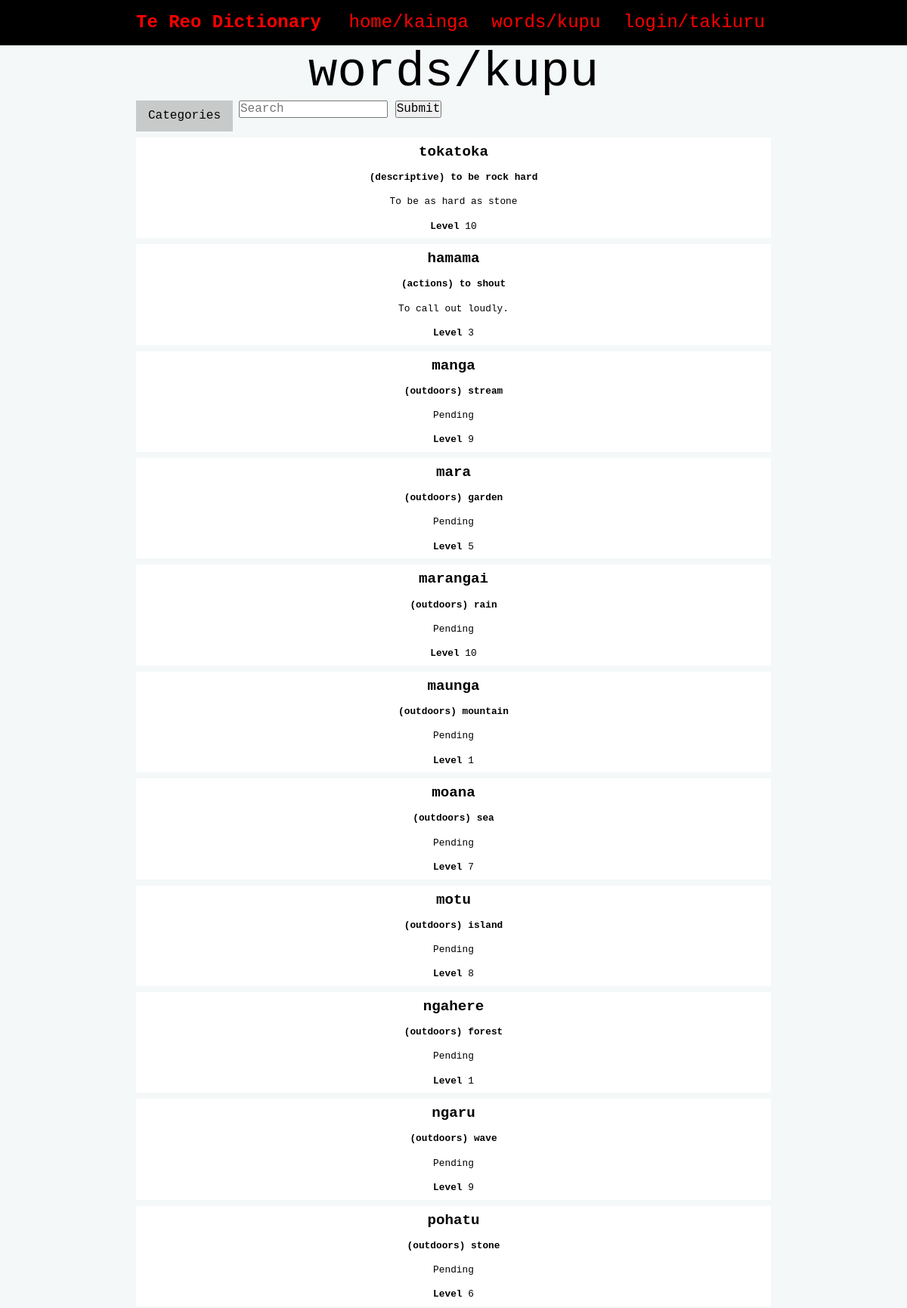
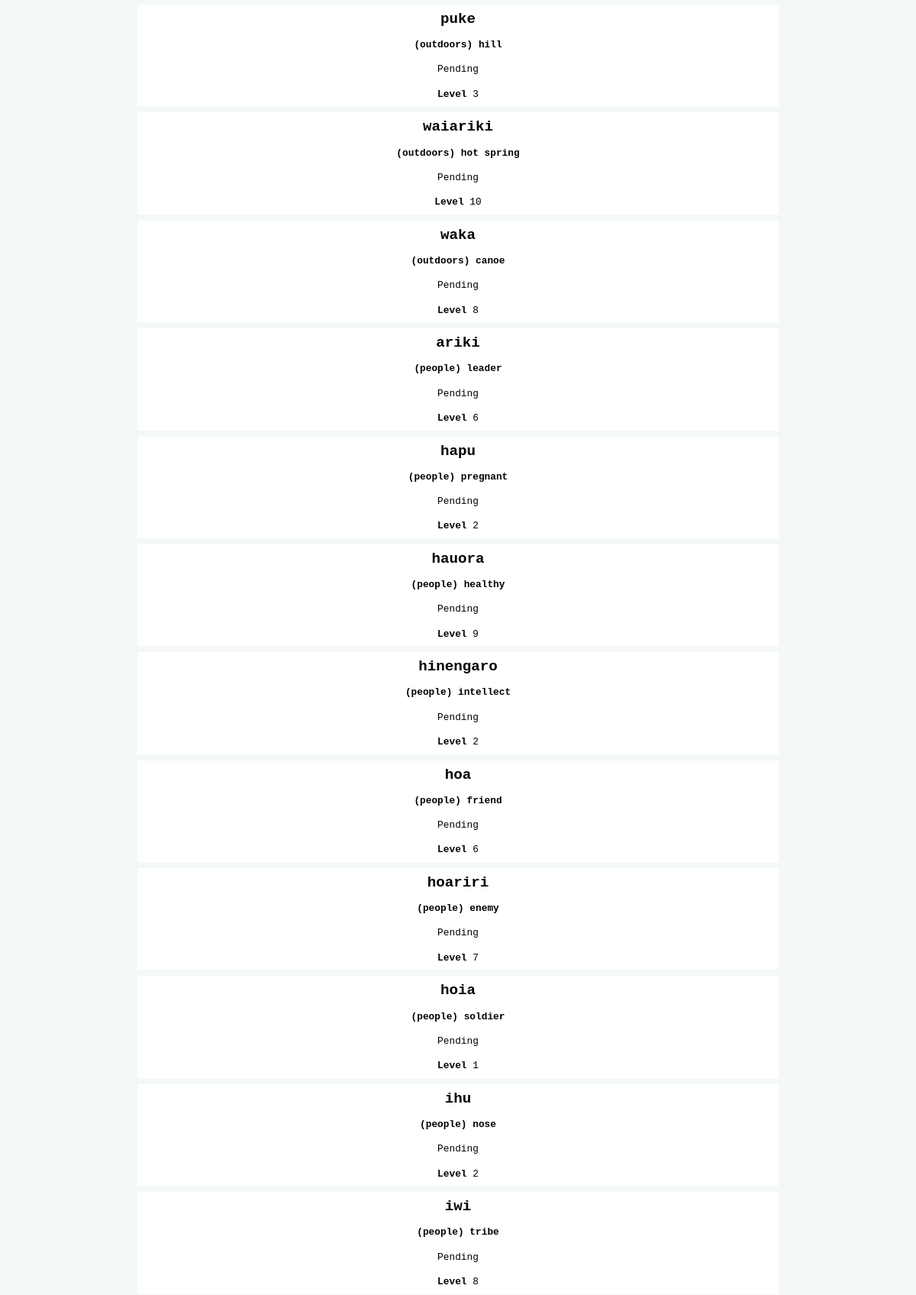
/database/-1 (upper part), run on the app's committed database (2 pictures, top to bottom).
### tables this page shows
CREATE TABLE "entries"
(
    id          integer                            not null
        primary key autoincrement
        unique,
    maori       varchar(85)                        not null,
    english     varchar(40)                        not null,
    definition  varchar(300) default 'Pending',
    level       tinyint                            not null,
    image       varchar(44)  default 'noimage.png' not null,
    category_id integer                            not null
        constraint entries_category_id_fk
            references categories,
    user_id     integer      default 1
        constraint entries_user_id_fk
            references users,
    date        datetime     default current_timestamp
);

CREATE TABLE "categories"
(
    id      integer                            not null
        primary key autoincrement
        unique,
    name    varchar(20)                        not null
        unique,
    user_id integer  default 1
        constraint categories_user_id__fk
            references users,
    date    datetime default current_timestamp not null
);

### app.py (the view, shortened to what this page needs)
@app.route('/database/<category_id>')
def render_database_categories(category_id):
    con = connect(DATABASE)  # begins database connection
    cur = con.cursor()
    if category_id == '-1':  # if no category filter (database/-1 is the default page for showing all the entries as there will never be a category id of -1)
        query = "SELECT entries.id, entries.maori, entries.english, entries.definition, entries.level, categories.name " \
                "FROM entries " \
                "INNER JOIN categories ON entries.category_id=categories.id " \
                "ORDER BY entries.date DESC "
        cur.execute(query)  # fetches information on all entries
    entry_list = cur.fetchall()  # stores information on all the entries that will be displayed
    query = "SELECT id, name " \
            "FROM categories " \
            "ORDER BY date ASC "
    cur.execute(query)  # fetches information on all the categories
    category_list = cur.fetchall()  # stores information on all the categories to be displayed in the filters
    con.close()  # finish database connection
    if len(entry_list) == 0:  # if no entries are displayed
        return redirect("/no_results")  # output: redirect to no results
    else:
        return render_template('database.html', entries=entry_list, categories=category_list, id=int(category_id))  # output: renders database.html passing on the information fetched

### app.py (called while the page is built)
def connect(db_file):  # creates a connection with the database
    try:
        connection = sqlite3.connect(db_file)
        return connection
    except sqlite3.Error as e:
        print(e)
    return None

@app.context_processor
def logged_in_context_processor():  # makes the logged_in function callable in jinja
    return dict(logged_in=logged_in)

def logged_in():  # checks whether you are logged in
    if session.get("user_id"):  # if user_id exists in session tuple to determine whether you are logged in
        return True
    else:
        return False

@app.context_processor
def is_admin_context_processor():  # makes the is_admin function callable in jinja
    return dict(is_admin=is_admin)

def is_admin():  # checks whether you are an admin
    if logged_in() and session.get("type") == 1:  # checks if account type is teacher in session tuple
        return True
    else:
        return False

### templates/database.html (shortened to what this page needs)
{% extends "base.html" %}
{% block pageheading %}
    {% if id == -1 %}
        words/kupu
    {% else %}
        {{ categories[id-1][1] }}
    {% endif %}
{% endblock %}
{% block main %}
    <div class="filters">
        <div class="dropdown">
            <button class="dropdown-button">Categories</button>
        </div>
        <div class="search-bar">
            <form method="POST" action="/search">
                <input type="text" placeholder="Search" name="search" id="search">
                <button type="submit">Submit</button>
            </form>
        </div>
    </div>
    <div class="entry">
        {% for entry in entries %}
            <a href="/entry/{{ entry[0] }}">
                <div class="entry-box">
                    <h3 class="entry-box-heading"><strong>{{ entry[1] }}</strong></h3>
                    <p class="entry-box-heading"><strong>({{ entry[5] }}) {{ entry[2] }}</strong></p>
                    <p class="entry-box-info">{{ entry[3] }}</p>
                    <p class="entry-box-info"><strong>Level </strong>{{ entry[4] }}</p>
                </div>
            </a>
        {% endfor %}
    </div>
{% endblock %}

### static/style.css (style rules this page uses)
:root { --red: #FF0000; --dark-red: #a00808; --white: #FFFFFF; --light-gray: #F4F8F8; --gray: #c8caca; --dark-gray: #959696; --black: #000000; }
* { font-family: 'Monaco', monospace; padding: 0; margin: 0; box-sizing: border-box; }
body { background-color: var(--light-gray); }
a, a:visited { color: var(--red); text-decoration: none; }
.entry-box { width: 100%; background: var(--white); border: 0 solid var(--gray); color: var(--black); margin-bottom: 0.5rem; }
.entry-box-heading { padding: 0.5rem; }
.entry-box-info { padding: 0.5rem; max-width: 100%; word-wrap: break-word; }
.entry-box h3 { font-size: 1.2rem; text-align: center; }
.entry-box p { font-size: 0.8rem; margin-bottom: 0.1rem; text-align: center; }
.filters { margin-bottom: 0.5rem; display: flex; }
.search-bar { display: block; margin-bottom: 0.5rem; }
.dropdown { margin-right: 0.5rem; }
.dropdown .dropdown-button { background-color: var(--gray); border: none; padding: 0.7rem 1rem; }
.dropdown-button { background-color: var(--gray); }

### data on the page
entries: maori "tokatoka", name "descriptive", english "to be rock hard", definition "To be as hard as stone", level "10"
entries: maori "hamama", name "actions", english "to shout", definition "To call out loudly.", level "3"
entries: maori "manga", name "outdoors", english "stream", definition "Pending", level "9"
entries: maori "mara", name "outdoors", english "garden", definition "Pending", level "5"
entries: maori "marangai", name "outdoors", english "rain", definition "Pending", level "10"
entries: maori "maunga", name "outdoors", english "mountain", definition "Pending", level "1"
entries: maori "moana", name "outdoors", english "sea", definition "Pending", level "7"
entries: maori "motu", name "outdoors", english "island", definition "Pending", level "8"
entries: maori "ngahere", name "outdoors", english "forest", definition "Pending", level "1"
entries: maori "ngaru", name "outdoors", english "wave", definition "Pending", level "9"
entries: maori "pohatu", name "outdoors", english "stone", definition "Pending", level "6"
entries: maori "puke", name "outdoors", english "hill", definition "Pending", level "3"
entries: maori "waiariki", name "outdoors", english "hot spring", definition "Pending", level "10"
entries: maori "waka", name "outdoors", english "canoe", definition "Pending", level "8"
entries: maori "ariki", name "people", english "leader", definition "Pending", level "6"
entries: maori "hapu", name "people", english "pregnant", definition "Pending", level "2"
entries: maori "hauora", name "people", english "healthy", definition "Pending", level "9"
entries: maori "hinengaro", name "people", english "intellect", definition "Pending", level "2"
entries: maori "hoa", name "people", english "friend", definition "Pending", level "6"
entries: maori "hoariri", name "people", english "enemy", definition "Pending", level "7"
entries: maori "hoia", name "people", english "soldier", definition "Pending", level "1"
entries: maori "ihu", name "people", english "nose", definition "Pending", level "2"
entries: maori "iwi", name "people", english "tribe", definition "Pending", level "8"
